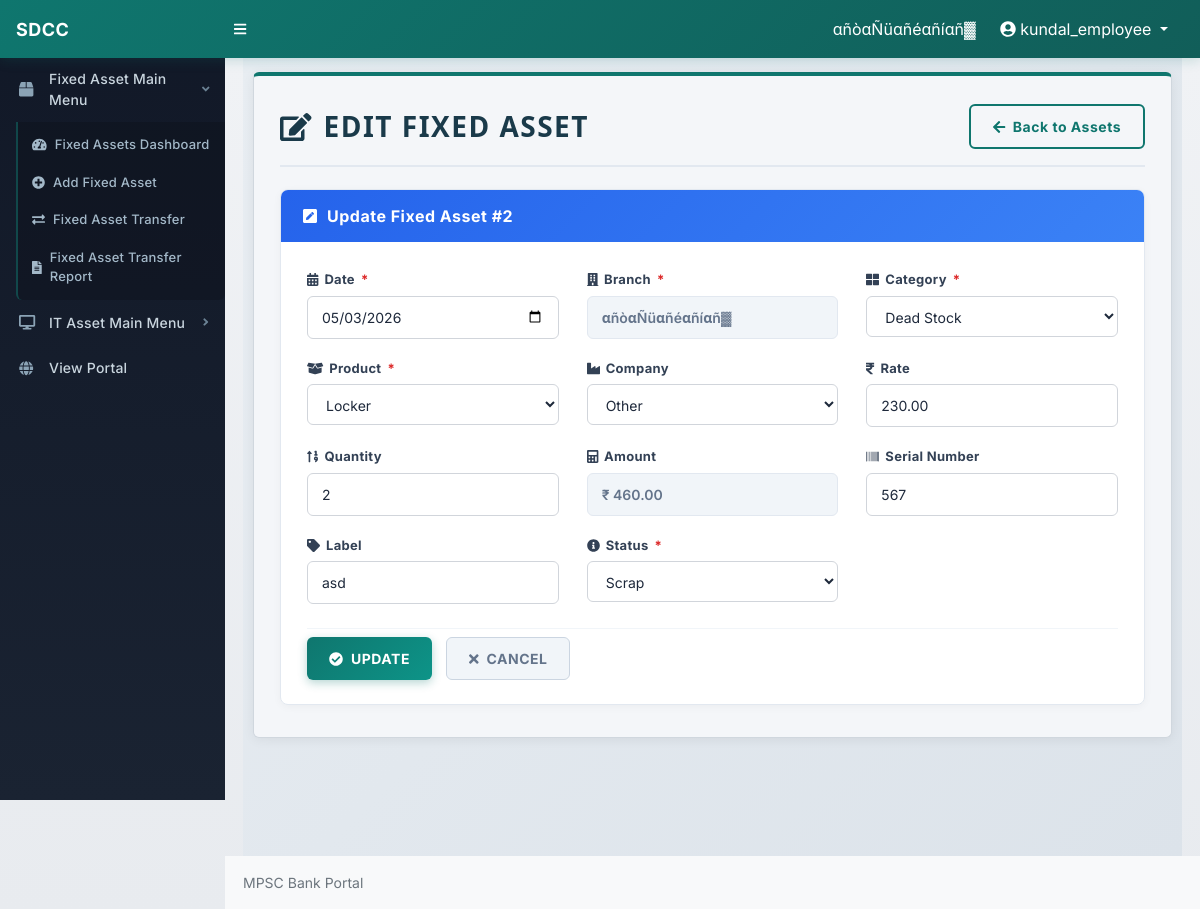
Page /edit-fixed-asset.php?id=2 (signed in) on the committed database.
### tables this page shows
CREATE TABLE `fixed_assets` (
  `id` int(11) NOT NULL AUTO_INCREMENT,
  `date` date DEFAULT NULL,
  `branch` varchar(255) DEFAULT NULL,
  `category` varchar(100) DEFAULT NULL,
  `product` varchar(255) DEFAULT NULL,
  `company` varchar(255) DEFAULT NULL,
  `rate` decimal(10,2) DEFAULT NULL,
  `quantity` int(11) DEFAULT NULL,
  `amount` decimal(10,2) DEFAULT NULL,
  `serial_no` varchar(255) DEFAULT NULL,
  `label` varchar(255) DEFAULT NULL,
  `status` varchar(100) DEFAULT 'Available',
  `created_at` datetime DEFAULT current_timestamp(),
  PRIMARY KEY (`id`)
);

### edit-fixed-asset.php (the view, shortened to what this page needs)
<?php
include_once('./includes/config.php');
$branch = $_SESSION['branch_name'];
$categoryOptions = ['Dead Stock', 'Furniture', 'Machinery', 'Vehicle'];
$statusOptions   = ['Available', 'Request to Delete', 'Scrap', 'Request to Sale', 'Request to Repair'];
$productOptions = [
    'Almirah', 'Bench', 'Chair', 'Computer Table', 'Cupboard', 'Desk',
    'Display Board', 'Fan', 'Fire Extinguisher', 'Generator',
    'Iron Safe', 'Locker', 'Money Counting Machine', 'Note Counting Machine',
    'Office Table', 'Rack', 'Sofa', 'Stool', 'Table', 'Typewriter',
    'Water Cooler', 'Water Purifier', 'Wooden Cabinet',
    'Air Conditioner', 'Bike', 'Car', 'Cash Box', 'CCTV System',
    'Drilling Machine', 'Electric Motor', 'Filing Cabinet',
    'Inverter', 'Lamination Machine', 'Paper Shredder',
    'Photocopier', 'Stabilizer', 'Tractor', 'Vacuum Cleaner',
    'Welding Machine', 'Whiteboard'
];
$companyOptions = [
    'Godrej', 'Nilkamal', 'Featherlite', 'Durian', 'Wipro',
    'Bajaj', 'Mahindra', 'Tata', 'Maruti', 'Honda',
    'Blue Star', 'Voltas', 'Eureka Forbes', 'Havells', 'Crompton',
    'Samsung', 'LG', 'Bosch', 'Other'
];
$assetId = (int)$_GET['id'];
$stmtFetch = mysqli_prepare($con, "SELECT * FROM fixed_assets WHERE id = ? AND branch = ? LIMIT 1");
mysqli_stmt_bind_param($stmtFetch, "is", $assetId, $branch);
mysqli_stmt_execute($stmtFetch);
$result = mysqli_stmt_get_result($stmtFetch);
$asset = mysqli_fetch_assoc($result);
?>
<!DOCTYPE html>
<html lang="en">
<head>
    <link href="./css/styles.css" rel="stylesheet" />
    <link href="./css/custom.css" rel="stylesheet" />
    <link href="./css/fixed-assets.css?v=1" rel="stylesheet" />
</head>
<body class="sb-nav-fixed">
    <nav class="sb-topnav navbar navbar-expand navbar-dark" style="background:#099c78;">
        <a class="navbar-brand ps-3" href="entry-forms.php">SDCC</a>
        <button class="btn btn-link btn-sm order-1 order-lg-0 me-4 me-lg-0" id="sidebarToggle">
            <i class="fas fa-bars"></i>
        </button>
        <ul class="navbar-nav ms-auto me-3 me-lg-4 align-items-center">
            <li class="nav-item me-3 text-white">
                <?php echo htmlspecialchars($_SESSION['branch_name']); ?>
            </li>
            <li class="nav-item dropdown">
                <a class="nav-link dropdown-toggle text-white" href="#" id="navbarDropdown" role="button" data-bs-toggle="dropdown">
                    <i class="fas fa-user-circle"></i>
                    <?php echo htmlspecialchars($_SESSION['login']); ?>
                </a>
            </li>
        </ul>
    </nav>
    <div id="layoutSidenav">
        <?php include_once('./includes/entry-sidebar.php'); ?>
        <div id="layoutSidenav_content">
            <main>
                <div class="container-fluid px-3">
                    <div class="fa-page">
                        <div class="fa-panel">
                            <div class="fa-header">
                                <h1 class="fa-title"><i class="fas fa-edit"></i> EDIT FIXED ASSET</h1>
                                <a href="fixed-assets.php" class="fa-btn fa-btn-outline">
                                    <i class="fas fa-arrow-left"></i> Back to Assets
                                </a>
                            </div>
                            <div class="fa-form-card">
                                <div class="fa-form-card-header edit">
                                    <i class="fas fa-pen-square"></i> Update Fixed Asset #<?php echo $assetId; ?>
                                </div>
                                <div class="fa-form-card-body">
                                    <form method="POST" action="edit-fixed-asset.php?id=<?php echo $assetId; ?>" id="editFixedAssetForm">
                                        <div class="fa-form-grid">
                                            <div class="fa-form-group">
                                                <label for="date">
                                                    <i class="fas fa-calendar-alt"></i> Date
                                                    <span class="fa-required">*</span>
                                                </label>
                                                <input type="date" id="date" name="date"
                                                    value="<?php echo htmlspecialchars($asset['date'] ?? date('Y-m-d')); ?>"
                                                    class="fa-input" required />
                                            </div>
                                            <div class="fa-form-group">
                                                <label for="branch">
                                                    <i class="fas fa-building"></i> Branch
                                                    <span class="fa-required">*</span>
                                                </label>
                                                <input type="text" id="branch" name="branch"
                                                    value="<?php echo htmlspecialchars($branch); ?>"
                                                    readonly class="fa-input fa-input-readonly" />
                                            </div>
                                            <div class="fa-form-group">
                                                <label for="category">
                                                    <i class="fas fa-th-large"></i> Category
                                                    <span class="fa-required">*</span>
                                                </label>
                                                <select id="category" name="category" class="fa-input" required>
                                                    <?php foreach ($categoryOptions as $cat) { ?>
                                                        <option value="<?php echo htmlspecialchars($cat); ?>"
                                                            <?php echo ($asset['category'] === $cat) ? 'selected' : ''; ?>>
                                                            <?php echo htmlspecialchars($cat); ?>
                                                        </option>
                                                    <?php } ?>
                                                </select>
                                            </div>
                                            <div class="fa-form-group">
                                                <label for="product">
                                                    <i class="fas fa-box-open"></i> Product
                                                    <span class="fa-required">*</span>
                                                </label>
                                                <select id="product" name="product" class="fa-input" required>
                                                    <?php foreach ($productOptions as $prod) { ?>
                                                        <option value="<?php echo htmlspecialchars($prod); ?>"
                                                            <?php echo ($asset['product'] === $prod) ? 'selected' : ''; ?>>
                                                            <?php echo htmlspecialchars($prod); ?>
                                                        </option>
                                                    <?php } ?>
                                                </select>
                                            </div>
                                            <div class="fa-form-group">
                                                <label for="company">
                                                    <i class="fas fa-industry"></i> Company
                                                </label>
                                                <select id="company" name="company" class="fa-input">
                                                    <?php foreach ($companyOptions as $comp) { ?>
                                                        <option value="<?php echo htmlspecialchars($comp); ?>"
                                                            <?php echo ($asset['company'] === $comp) ? 'selected' : ''; ?>>
                                                            <?php echo htmlspecialchars($comp); ?>
                                                        </option>
                                                    <?php } ?>
                                                </select>
                                            </div>
                                            <div class="fa-form-group">
                                                <label for="rate">
                                                    <i class="fas fa-rupee-sign"></i> Rate
                                                </label>
                                                <input type="number" id="rate" name="rate" step="0.01" min="0"
                                                    value="<?php echo htmlspecialchars($asset['rate'] ?? ''); ?>"
                                                    class="fa-input" placeholder="Enter rate" oninput="calcAmount()" />
                                            </div>
                                            <div class="fa-form-group">
                                                <label for="quantity">
                                                    <i class="fas fa-sort-numeric-up"></i> Quantity
                                                </label>
                                                <input type="number" id="quantity" name="quantity" min="1"
                                                    value="<?php echo htmlspecialchars($asset['quantity'] ?? '1'); ?>"
                                                    class="fa-input" placeholder="Enter quantity" oninput="calcAmount()" />
                                            </div>
                                            <div class="fa-form-group">
                                                <label for="amount">
                                                    <i class="fas fa-calculator"></i> Amount
                                                </label>
                                                <input type="text" id="amount" name="amount_display"
                                                    value=""
                                                    class="fa-input fa-input-readonly" readonly placeholder="Auto-calculated" />
                                            </div>
                                            <div class="fa-form-group">
                                                <label for="serial_no">
                                                    <i class="fas fa-barcode"></i> Serial Number
                                                </label>
                                                <input type="text" id="serial_no" name="serial_no"
                                                    value="<?php echo htmlspecialchars($asset['serial_no'] ?? ''); ?>"
                                                    class="fa-input" placeholder="Enter serial number" />
                                            </div>
                                            <div class="fa-form-group">
                                                <label for="label">
                                                    <i class="fas fa-tag"></i> Label
                                                </label>
                                                <input type="text" id="label" name="label"
                                                    value="<?php echo htmlspecialchars($asset['label'] ?? ''); ?>"
                                                    class="fa-input" placeholder="Enter label" />
                                            </div>
                                            <div class="fa-form-group">
                                                <label for="status">
                                                    <i class="fas fa-info-circle"></i> Status
                                                    <span class="fa-required">*</span>
                                                </label>
                                                <select id="status" name="status" class="fa-input" required>
                                                    <?php foreach ($statusOptions as $st) { ?>
                                                        <option value="<?php echo htmlspecialchars($st); ?>"
                                                            <?php echo ($asset['status'] === $st) ? 'selected' : ''; ?>>
                                                            <?php echo htmlspecialchars($st); ?>
                                                        </option>
                                                    <?php } ?>
                                                </select>
                                            </div>
                                        </div>
                                        <div class="fa-form-actions">
                                            <button type="submit" class="fa-btn fa-btn-primary" id="btnUpdateAsset">
                                                <i class="fas fa-check-circle"></i> UPDATE
                                            </button>
                                            <a href="fixed-assets.php" class="fa-btn fa-btn-cancel">
                                                <i class="fas fa-times"></i> CANCEL
                                            </a>
                                        </div>
                                    </form>
                                </div>
                            </div>
                        </div>
                    </div>
                </div>
            </main>
            <footer class="py-3 bg-light mt-auto">
                <div class="container-fluid px-4">
                    <div class="small text-muted">MPSC Bank Portal</div>
                </div>
            </footer>
        </div>
    </div>
</body>
</html>

### rows in the picture
fixed_assets: date "05/03/2026", category "Dead Stock", product "Locker", company "Other", rate "230.00", quantity "2", serial_no "567", label "asd", status "Scrap"

### other values in the picture
$_SESSION['branch_name'] "αñòαÑüαñéαñíαñ▓"
$_SESSION['login'] "kundal_employee"
$assetId "2"
